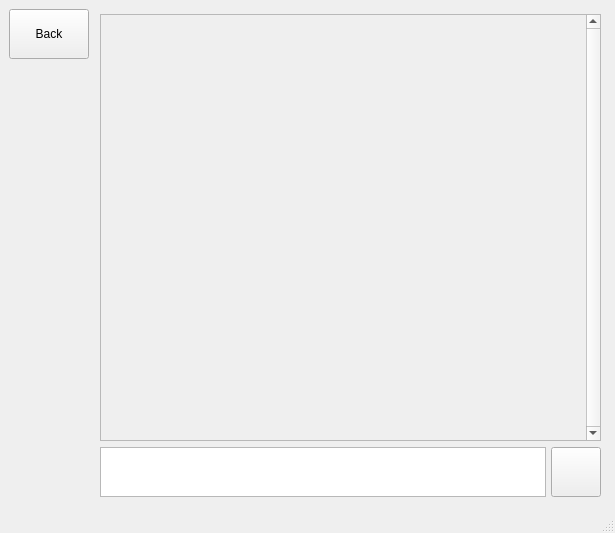
<?xml version="1.0" encoding="UTF-8"?>
<ui version="4.0">
 <class>MainWindow</class>
 <widget class="QMainWindow" name="MainWindow">
  <property name="geometry">
   <rect>
    <x>0</x>
    <y>0</y>
    <width>615</width>
    <height>533</height>
   </rect>
  </property>
  <property name="sizePolicy">
   <sizepolicy hsizetype="Expanding" vsizetype="Expanding">
    <horstretch>0</horstretch>
    <verstretch>0</verstretch>
   </sizepolicy>
  </property>
  <property name="windowTitle">
   <string>MainWindow</string>
  </property>
  <widget class="QWidget" name="centralwidget">
   <layout class="QHBoxLayout" name="horizontalLayout">
    <item>
     <layout class="QVBoxLayout" name="verticalLayout_3">
      <item>
       <widget class="QPushButton" name="backButton">
        <property name="maximumSize">
         <size>
          <width>100</width>
          <height>50</height>
         </size>
        </property>
        <property name="text">
         <string>Back</string>
        </property>
       </widget>
      </item>
      <item>
       <widget class="QLabel" name="label">
        <property name="text">
         <string/>
        </property>
       </widget>
      </item>
      <item>
       <widget class="QLabel" name="label_2">
        <property name="text">
         <string/>
        </property>
       </widget>
      </item>
     </layout>
    </item>
    <item>
     <layout class="QVBoxLayout" name="verticalLayout_2" stretch="500,1">
      <property name="leftMargin">
       <number>5</number>
      </property>
      <property name="topMargin">
       <number>5</number>
      </property>
      <property name="rightMargin">
       <number>5</number>
      </property>
      <property name="bottomMargin">
       <number>5</number>
      </property>
      <item>
       <widget class="QScrollArea" name="scrollArea">
        <property name="sizePolicy">
         <sizepolicy hsizetype="Expanding" vsizetype="Expanding">
          <horstretch>0</horstretch>
          <verstretch>0</verstretch>
         </sizepolicy>
        </property>
        <property name="maximumSize">
         <size>
          <width>16777215</width>
          <height>16777215</height>
         </size>
        </property>
        <property name="autoFillBackground">
         <bool>false</bool>
        </property>
        <property name="verticalScrollBarPolicy">
         <enum>Qt::ScrollBarAlwaysOn</enum>
        </property>
        <property name="sizeAdjustPolicy">
         <enum>QAbstractScrollArea::AdjustIgnored</enum>
        </property>
        <property name="widgetResizable">
         <bool>true</bool>
        </property>
        <widget class="QWidget" name="scrollAreaWidgetContents">
         <property name="geometry">
          <rect>
           <x>0</x>
           <y>0</y>
           <width>458</width>
           <height>416</height>
          </rect>
         </property>
         <property name="sizePolicy">
          <sizepolicy hsizetype="Expanding" vsizetype="Expanding">
           <horstretch>0</horstretch>
           <verstretch>0</verstretch>
          </sizepolicy>
         </property>
        </widget>
       </widget>
      </item>
      <item>
       <layout class="QHBoxLayout" name="horizontalLayout_2" stretch="10,1">
        <property name="spacing">
         <number>5</number>
        </property>
        <property name="sizeConstraint">
         <enum>QLayout::SetMaximumSize</enum>
        </property>
        <item>
         <widget class="QTextEdit" name="inputMessage">
          <property name="sizePolicy">
           <sizepolicy hsizetype="Expanding" vsizetype="Expanding">
            <horstretch>0</horstretch>
            <verstretch>0</verstretch>
           </sizepolicy>
          </property>
          <property name="maximumSize">
           <size>
            <width>1000000</width>
            <height>50</height>
           </size>
          </property>
          <property name="font">
           <font>
            <family>AcadEref</family>
            <pointsize>18</pointsize>
           </font>
          </property>
         </widget>
        </item>
        <item>
         <widget class="QPushButton" name="sendButton">
          <property name="enabled">
           <bool>true</bool>
          </property>
          <property name="sizePolicy">
           <sizepolicy hsizetype="Expanding" vsizetype="Expanding">
            <horstretch>0</horstretch>
            <verstretch>0</verstretch>
           </sizepolicy>
          </property>
          <property name="maximumSize">
           <size>
            <width>50</width>
            <height>50</height>
           </size>
          </property>
          <property name="font">
           <font>
            <pointsize>20</pointsize>
           </font>
          </property>
          <property name="text">
           <string/>
          </property>
          <property name="checkable">
           <bool>false</bool>
          </property>
         </widget>
        </item>
       </layout>
      </item>
     </layout>
    </item>
   </layout>
  </widget>
  <widget class="QStatusBar" name="statusbar"/>
 </widget>
 <resources/>
 <connections/>
</ui>
